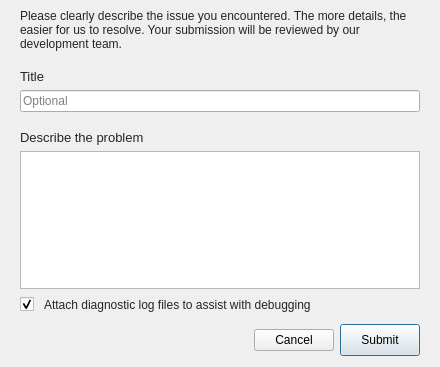
<?xml version="1.0" encoding="UTF-8"?>
<ui version="4.0">
 <class>BugReportDialog</class>
 <widget class="QDialog" name="BugReportDialog">
  <property name="geometry">
   <rect>
    <x>0</x>
    <y>0</y>
    <width>440</width>
    <height>367</height>
   </rect>
  </property>
  <property name="minimumSize">
   <size>
    <width>440</width>
    <height>367</height>
   </size>
  </property>
  <property name="maximumSize">
   <size>
    <width>440</width>
    <height>367</height>
   </size>
  </property>
  <property name="windowTitle">
   <string>Bug report</string>
  </property>
  <layout class="QVBoxLayout" name="verticalLayout_4">
   <property name="spacing">
    <number>0</number>
   </property>
   <property name="topMargin">
    <number>0</number>
   </property>
   <item>
    <widget class="QWidget" name="wHeaderBug" native="true">
     <layout class="QVBoxLayout" name="verticalLayout_3">
      <item>
       <widget class="QLabel" name="lDescInfoBug">
        <property name="styleSheet">
         <string notr="true">#lDescInfoBug
{
	color: rgba(0,0,0,0.85);
	font-family: &quot;SF Pro Text&quot;;
	font-size: 12px;
}</string>
        </property>
        <property name="text">
         <string>Please clearly describe the issue you encountered. The more details, the easier for us to resolve. Your submission will be reviewed by our development team.</string>
        </property>
        <property name="wordWrap">
         <bool>true</bool>
        </property>
       </widget>
      </item>
     </layout>
    </widget>
   </item>
   <item>
    <widget class="QWidget" name="wTitleBug" native="true">
     <layout class="QVBoxLayout" name="verticalLayout_2">
      <item>
       <widget class="QLabel" name="lTitle">
        <property name="styleSheet">
         <string notr="true">#lTitle
{
	color: #242424;
	font-family: &quot;SF Pro Text&quot;;
	font-size: 13px;
}</string>
        </property>
        <property name="text">
         <string>Title</string>
        </property>
       </widget>
      </item>
      <item>
       <widget class="QLineEdit" name="leTitleBug">
        <property name="inputMask">
         <string/>
        </property>
        <property name="text">
         <string/>
        </property>
        <property name="maxLength">
         <number>150</number>
        </property>
        <property name="placeholderText">
         <string>Optional</string>
        </property>
       </widget>
      </item>
     </layout>
    </widget>
   </item>
   <item>
    <widget class="QWidget" name="wDescribeBug" native="true">
     <layout class="QVBoxLayout" name="verticalLayout">
      <item>
       <widget class="QLabel" name="lDescribeBug">
        <property name="styleSheet">
         <string notr="true">#lDescribeBug
{
	color: rgba(0,0,0,0.85);
	font-family: &quot;SF Pro Text&quot;;
	font-size: 13px;
}</string>
        </property>
        <property name="text">
         <string>Describe the problem</string>
        </property>
       </widget>
      </item>
      <item>
       <widget class="QTextEdit" name="teDescribeBug"/>
      </item>
      <item>
       <widget class="QWidget" name="wCheckBox" native="true">
        <layout class="QHBoxLayout" name="horizontalLayout_2">
         <property name="spacing">
          <number>10</number>
         </property>
         <property name="leftMargin">
          <number>0</number>
         </property>
         <property name="topMargin">
          <number>0</number>
         </property>
         <property name="rightMargin">
          <number>0</number>
         </property>
         <property name="bottomMargin">
          <number>0</number>
         </property>
         <item>
          <widget class="QCheckBox" name="cbAttachLogs">
           <property name="text">
            <string/>
           </property>
           <property name="checked">
            <bool>true</bool>
           </property>
          </widget>
         </item>
         <item>
          <widget class="QLabel" name="lAttachLogs">
           <property name="minimumSize">
            <size>
             <width>350</width>
             <height>0</height>
            </size>
           </property>
           <property name="styleSheet">
            <string notr="true">#lAttachLogs
{
	color: rgba(0,0,0,0.85);
	font-family: &quot;SF Pro Text&quot;;
	font-size: 12px;

}</string>
           </property>
           <property name="text">
            <string>Attach diagnostic log files to assist with debugging</string>
           </property>
           <property name="wordWrap">
            <bool>true</bool>
           </property>
          </widget>
         </item>
         <item>
          <spacer name="horizontalSpacer_2">
           <property name="orientation">
            <enum>Qt::Horizontal</enum>
           </property>
           <property name="sizeHint" stdset="0">
            <size>
             <width>1</width>
             <height>20</height>
            </size>
           </property>
          </spacer>
         </item>
        </layout>
       </widget>
      </item>
     </layout>
    </widget>
   </item>
   <item>
    <widget class="QWidget" name="wButtons" native="true">
     <layout class="QHBoxLayout" name="horizontalLayout">
      <property name="topMargin">
       <number>0</number>
      </property>
      <property name="bottomMargin">
       <number>0</number>
      </property>
      <item>
       <spacer name="horizontalSpacer">
        <property name="orientation">
         <enum>Qt::Horizontal</enum>
        </property>
        <property name="sizeHint" stdset="0">
         <size>
          <width>219</width>
          <height>20</height>
         </size>
        </property>
       </spacer>
      </item>
      <item>
       <widget class="QPushButton" name="bCancel">
        <property name="text">
         <string>Cancel</string>
        </property>
       </widget>
      </item>
      <item>
       <widget class="QPushButton" name="bSubmit">
        <property name="minimumSize">
         <size>
          <width>0</width>
          <height>32</height>
         </size>
        </property>
        <property name="maximumSize">
         <size>
          <width>16777215</width>
          <height>32</height>
         </size>
        </property>
        <property name="text">
         <string>Submit</string>
        </property>
        <property name="default">
         <bool>true</bool>
        </property>
       </widget>
      </item>
     </layout>
    </widget>
   </item>
  </layout>
 </widget>
 <resources/>
 <connections/>
</ui>
